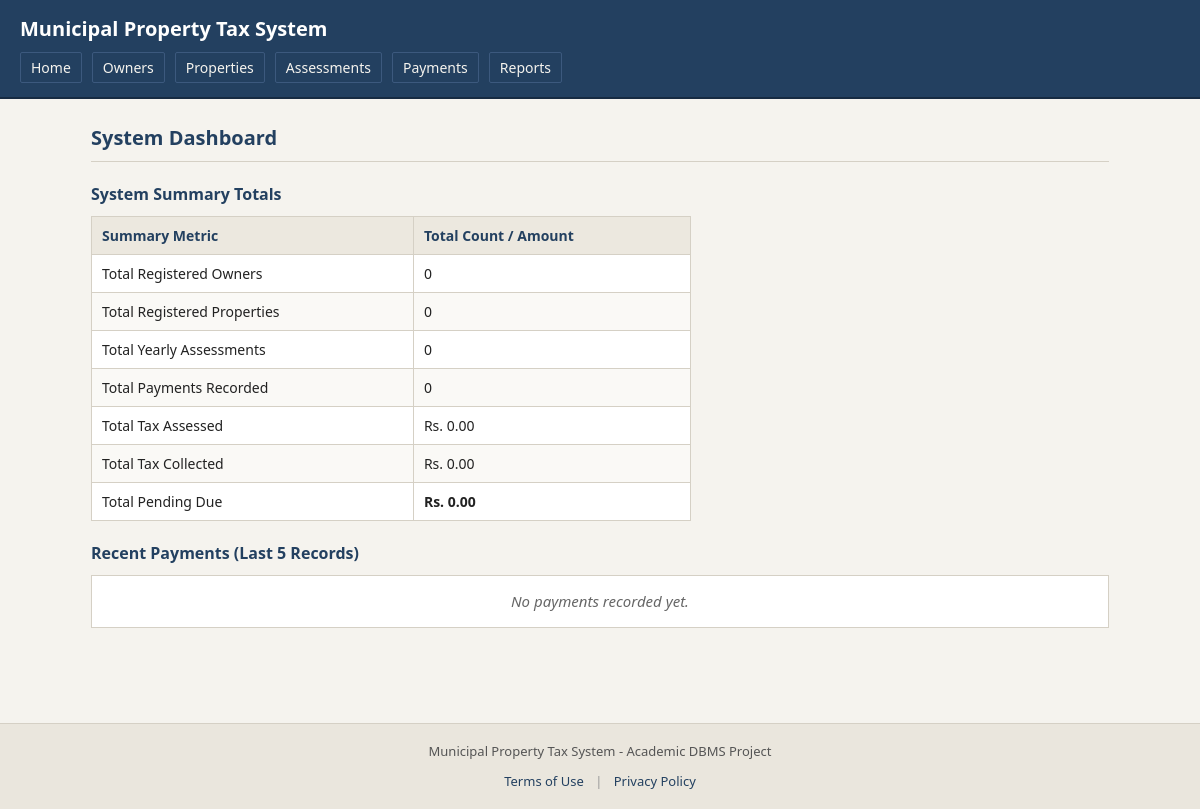
Before: / with the older database file.
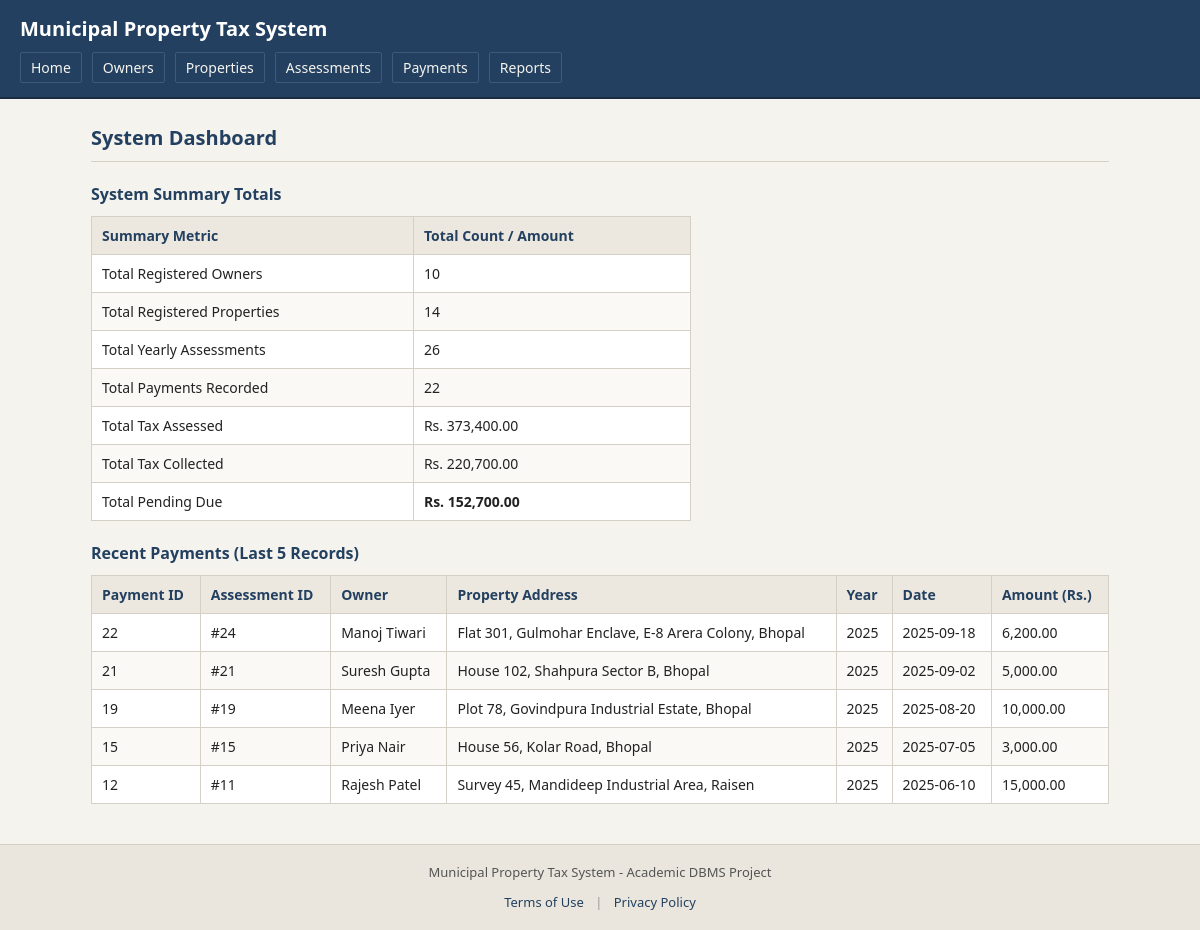
After: the same page with the newer database file.
### tables this page shows
CREATE TABLE Payments (
    payment_id INT AUTO_INCREMENT PRIMARY KEY,
    assessment_id INT NOT NULL,
    payment_date DATE NOT NULL,
    amount_paid DECIMAL(10,2) NOT NULL CHECK (amount_paid > 0),
    FOREIGN KEY (assessment_id) REFERENCES TaxAssessments(assessment_id)
);

CREATE TABLE TaxAssessments (
    assessment_id INT AUTO_INCREMENT PRIMARY KEY,
    property_id INT NOT NULL,
    assessment_year INT NOT NULL,
    tax_amount DECIMAL(10,2) NOT NULL CHECK (tax_amount > 0),
    FOREIGN KEY (property_id) REFERENCES Properties(property_id)
);

CREATE TABLE PropertyOwners (
    owner_id INT AUTO_INCREMENT PRIMARY KEY,
    owner_name VARCHAR(100) NOT NULL,
    phone CHAR(10) NOT NULL,
    email VARCHAR(100)
);

CREATE TABLE Properties (
    property_id INT AUTO_INCREMENT PRIMARY KEY,
    owner_id INT NOT NULL,
    property_address VARCHAR(255) NOT NULL,
    property_type VARCHAR(30) NOT NULL,
    FOREIGN KEY (owner_id) REFERENCES PropertyOwners(owner_id)
);

### index.php (the view, shortened to what this page needs)
<?php
include 'includes/db.php';
include 'includes/header.php';
$res_owners = mysqli_query($con, "SELECT COUNT(*) AS total FROM PropertyOwners");
$row_owners = mysqli_fetch_assoc($res_owners);
$total_owners = (int)$row_owners['total'];
$res_props = mysqli_query($con, "SELECT COUNT(*) AS total FROM Properties");
$row_props = mysqli_fetch_assoc($res_props);
$total_props = (int)$row_props['total'];
$res_assess = mysqli_query($con, "SELECT COUNT(*) AS total, IFNULL(SUM(tax_amount), 0) AS total_tax FROM TaxAssessments");
$row_assess = mysqli_fetch_assoc($res_assess);
$total_assessments = (int)$row_assess['total'];
$total_tax_assessed = (float)$row_assess['total_tax'];
$res_pay = mysqli_query($con, "SELECT COUNT(*) AS total, IFNULL(SUM(amount_paid), 0) AS total_paid FROM Payments");
$row_pay = mysqli_fetch_assoc($res_pay);
$total_payments = (int)$row_pay['total'];
$total_tax_collected = (float)$row_pay['total_paid'];
$total_tax_pending = $total_tax_assessed - $total_tax_collected;
$recent_sql = "SELECT pay.payment_id, pay.payment_date, pay.amount_paid,
                      a.assessment_id, a.assessment_year,
                      p.property_address,
                      o.owner_name
               FROM Payments pay
               JOIN TaxAssessments a ON pay.assessment_id = a.assessment_id
               JOIN Properties p ON a.property_id = p.property_id
               JOIN PropertyOwners o ON p.owner_id = o.owner_id
               ORDER BY pay.payment_date DESC, pay.payment_id DESC
               LIMIT 5";
$recent_result = mysqli_query($con, $recent_sql);
?>
<h1 class="page-title">System Dashboard</h1>
<h2 class="section-title">System Summary Totals</h2>
<div class="table-responsive" style="max-width: 600px;">
    <table class="table">
        <thead>
            <tr>
                <th>Summary Metric</th>
                <th class="text-right">Total Count / Amount</th>
            </tr>
        </thead>
        <tbody>
            <tr>
                <td>Total Registered Owners</td>
                <td class="text-right"><?php echo $total_owners; ?></td>
            </tr>
            <tr>
                <td>Total Registered Properties</td>
                <td class="text-right"><?php echo $total_props; ?></td>
            </tr>
            <tr>
                <td>Total Yearly Assessments</td>
                <td class="text-right"><?php echo $total_assessments; ?></td>
            </tr>
            <tr>
                <td>Total Payments Recorded</td>
                <td class="text-right"><?php echo $total_payments; ?></td>
            </tr>
            <tr>
                <td>Total Tax Assessed</td>
                <td class="text-right">Rs. <?php echo number_format($total_tax_assessed, 2); ?></td>
            </tr>
            <tr>
                <td>Total Tax Collected</td>
                <td class="text-right">Rs. <?php echo number_format($total_tax_collected, 2); ?></td>
            </tr>
            <tr>
                <td>Total Pending Due</td>
                <td class="text-right"><strong>Rs. <?php echo number_format($total_tax_pending, 2); ?></strong></td>
            </tr>
        </tbody>
    </table>
</div>
<h2 class="section-title">Recent Payments (Last 5 Records)</h2>
<?php if ($recent_result && mysqli_num_rows($recent_result) > 0): ?>
    <div class="table-responsive">
        <table class="table">
            <thead>
                <tr>
                    <th>Payment ID</th>
                    <th>Assessment ID</th>
                    <th>Owner</th>
                    <th>Property Address</th>
                    <th>Year</th>
                    <th>Date</th>
                    <th class="text-right">Amount (Rs.)</th>
                </tr>
            </thead>
            <tbody>
                <?php while ($row = mysqli_fetch_assoc($recent_result)): ?>
                    <tr>
                        <td><?php echo (int)$row['payment_id']; ?></td>
                        <td>#<?php echo (int)$row['assessment_id']; ?></td>
                        <td><?php echo htmlspecialchars($row['owner_name']); ?></td>
                        <td><?php echo htmlspecialchars($row['property_address']); ?></td>
                        <td><?php echo (int)$row['assessment_year']; ?></td>
                        <td><?php echo htmlspecialchars($row['payment_date']); ?></td>
                        <td class="text-right"><?php echo number_format((float)$row['amount_paid'], 2); ?></td>
                    </tr>
                <?php endwhile; ?>
            </tbody>
        </table>
    </div>
<?php else: ?>
    <div class="empty-msg">No payments recorded yet.</div>
<?php endif; ?>
<?php
include 'includes/footer.php';
?>

Changed rows visible on the page:
added payments: payment_id "22", assessment.assessment_id "24", propertyowners.owner_name "Manoj Tiwari", properties.property_address "Flat 301, Gulmohar Enclave, E-8 Arera Colony, Bhopal", assessment.assessment_year "2025", payment_date "2025-09-18", amount_paid "6,200.00"
added payments: payment_id "21", assessment.assessment_id "21", propertyowners.owner_name "Suresh Gupta", properties.property_address "House 102, Shahpura Sector B, Bhopal", assessment.assessment_year "2025", payment_date "2025-09-02", amount_paid "5,000.00"
added payments: payment_id "19", assessment.assessment_id "19", propertyowners.owner_name "Meena Iyer", properties.property_address "Plot 78, Govindpura Industrial Estate, Bhopal", assessment.assessment_year "2025", payment_date "2025-08-20", amount_paid "10,000.00"
added payments: payment_id "15", assessment.assessment_id "15", propertyowners.owner_name "Priya Nair", properties.property_address "House 56, Kolar Road, Bhopal", assessment.assessment_year "2025", payment_date "2025-07-05", amount_paid "3,000.00"
added payments: payment_id "12", assessment.assessment_id "11", propertyowners.owner_name "Rajesh Patel", properties.property_address "Survey 45, Mandideep Industrial Area, Raisen", assessment.assessment_year "2025", payment_date "2025-06-10", amount_paid "15,000.00"
Other visible differences:
$total_owners: "0" → "10"
$total_props: "0" → "14"
$total_assessments: "0" → "26"
$total_payments: "0" → "22"
$total_tax_assessed: "0.00" → "373,400.00"
$total_tax_collected: "0.00" → "220,700.00"
$total_tax_pending: "0.00" → "152,700.00"
text no longer shown: "No payments recorded yet."
text now shown: "Payment ID Assessment ID Owner Property Address Year Date Amount (Rs.)"
